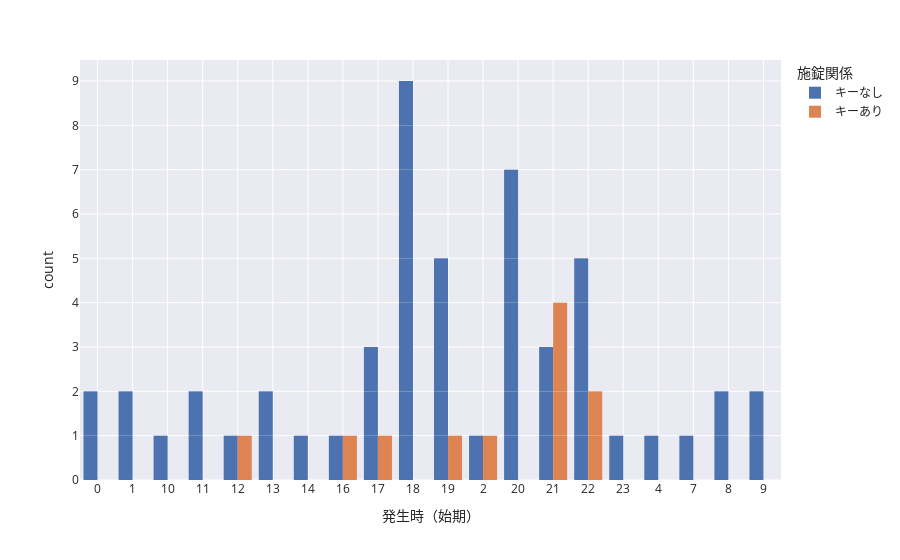

Write notebook code for a chart like this one.
### Code cell
fig = px.bar(kashiwa,
            x='発生時（始期）',
            color='施錠関係',
            template='seaborn',
            barmode='group')
fig.update_traces(
    marker_line_width=0
)
fig.update_xaxes(categoryorder='category ascending')
fig.show()

### Figure 1 — Plotly figure (JSON) as saved in the notebook; plotly's stock layout.template omitted (floating-point values rounded to 4 significant figures)
{"data": [{"alignmentgroup": "True", "hovertemplate": "施錠関係=キーなし<br>発生時（始期）=%{x}<br>count=%{y}<extra></extra>", "legendgroup": "キーなし", "marker": {"color": "rgb(76,114,176)", "line": {"width": 0}, "pattern": {"shape": ""}}, "name": "キーなし", "offsetgroup": "キーなし", "orientation": "v", "showlegend": true, "textposition": "auto", "type": "bar", "x": ["18", "9", "21", "22", "20", "8", "11", "20", "18", "18", "20", "12", "19", "16", "18", "18", "21", "17", "18", "13", "21", "20", "18", "1", "10", "9", "8", "19", "13", "14", "19", "0", "18", "7", "20", "2", "19", "22", "20", "18", "22", "11", "22", "23", "0", "20", "22", "17", "17", "19", "4", "1"], "xaxis": "x", "y": [1, 1, 1, 1, 1, 1, 1, 1, 1, 1, 1, 1, 1, 1, 1, 1, 1, 1, 1, 1, 1, 1, 1, 1, 1, 1, 1, 1, 1, 1, 1, 1, 1, 1, 1, 1, 1, 1, 1, 1, 1, 1, 1, 1, 1, 1, 1, 1, 1, 1, 1, 1], "yaxis": "y"}, {"alignmentgroup": "True", "hovertemplate": "施錠関係=キーあり<br>発生時（始期）=%{x}<br>count=%{y}<extra></extra>", "legendgroup": "キーあり", "marker": {"color": "rgb(221,132,82)", "line": {"width": 0}, "pattern": {"shape": ""}}, "name": "キーあり", "offsetgroup": "キーあり", "orientation": "v", "showlegend": true, "textposition": "auto", "type": "bar", "x": ["17", "16", "21", "22", "22", "21", "21", "12", "2", "21", "19"], "xaxis": "x", "y": [1, 1, 1, 1, 1, 1, 1, 1, 1, 1, 1], "yaxis": "y"}], "layout": {"barmode": "group", "legend": {"title": {"text": "施錠関係"}, "tracegroupgap": 0}, "margin": {"t": 60}, "xaxis": {"anchor": "y", "categoryorder": "category ascending", "domain": [0, 1], "title": {"text": "発生時（始期）"}}, "yaxis": {"anchor": "x", "domain": [0, 1], "title": {"text": "count"}}}}
